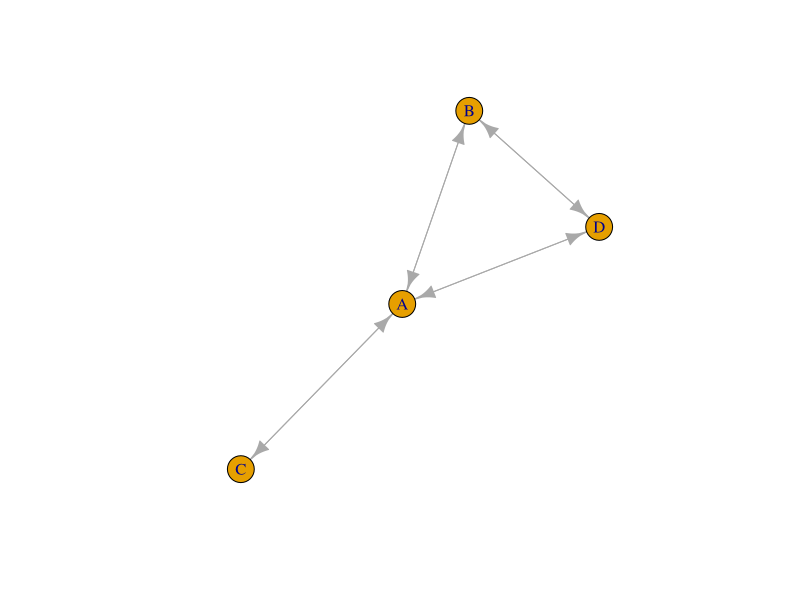
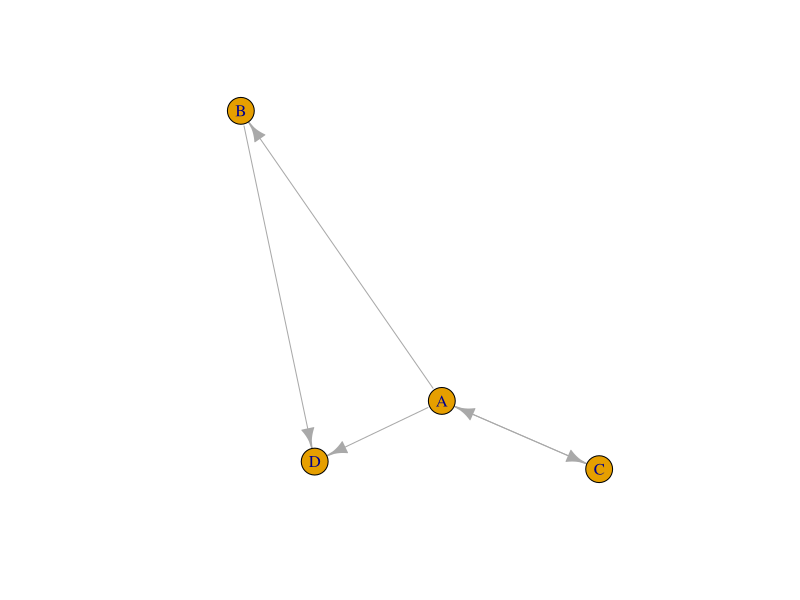
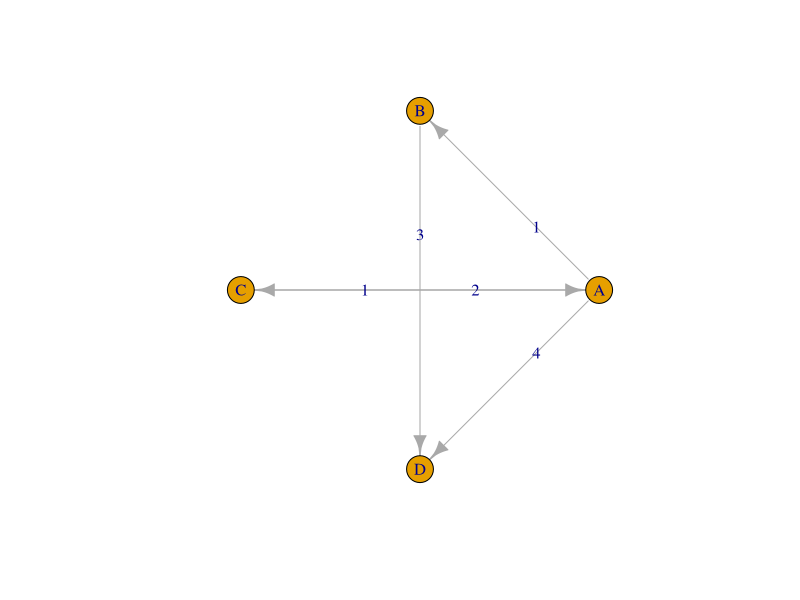
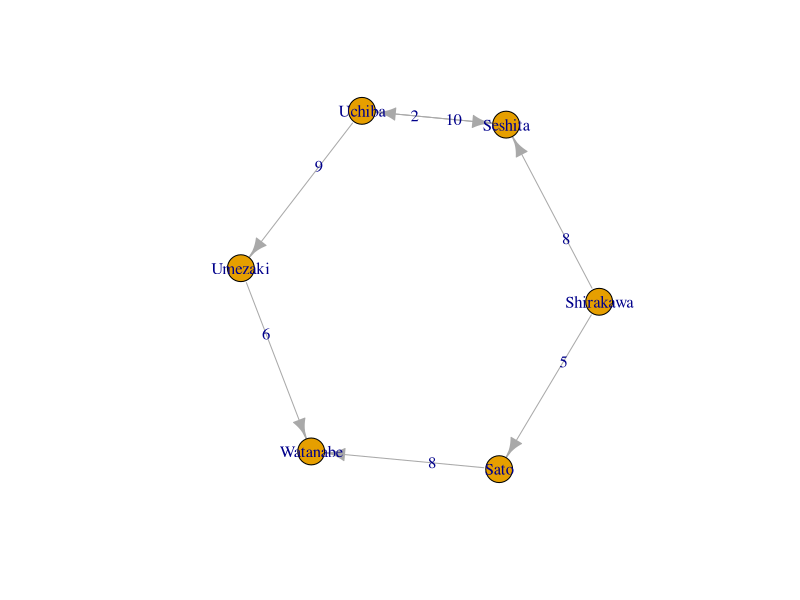

The R source for these figures, in order: (Note: this script raises an error after producing the figures.)
#igraph packageの用意
install.packages("igraph")
library(igraph)

#無向グラフの隣接行列
(test <- matrix(c(0,1,1,1, 1,0,0,1, 1,0,0,0, 1,1,0,0), ncol=4))
colnames(test) <- c("A", "B", "C", "D")
rownames(test) <- c("A", "B", "C", "D")
test

test.g <- graph.adjacency(test, weight=T)
plot(test.g)

#有向グラフの隣接行列
(test <- matrix(c(0,0,1,0, 1,0,0,0, 2,0,0,0, 4,3,0,0), ncol=4))
colnames(test) <- c("A", "B", "C", "D")
rownames(test) <- c("A", "B", "C", "D")
test

test.g <- graph.adjacency(test, weight=T)
plot(test.g)

#グラフを装飾
plot(test.g, layout=layout.circle, edge.label=E(test.g)$weight)

#好感度データの作成
n1 <- c("Seshita", "Uchiba", "Uchiba", "Umezaki", "Sato" ,"Shirakawa", "Shirakawa")
n2 <- c("Uchiba", "Seshita", "Umezaki", "Watanabe", "Watanabe", "Seshita", "Sato")
fav <- c(10,2,9,6,8,8,5)
test2 <- data.frame(n1,n2,fav)
test2

test2.g <- graph.data.frame(test2)
test2.g
plot(test2.g, edge.label=test2[,3])


#実際の例(レミゼラブル　valuesは同じ章の同じ場面に現れた回数)
g <- read.graph("lesmis.gml", format="gml")
g
plot(g,weights=E(g)$values)

#(媒介)中心性 中心性には色々ある　固有ベクトル中心性とか
#あるノードに対して、その他の2点を結ぶ最短経路がどれくらいそのノードを通過しているか
g_bw<-betweenness(g,directed = F,weights = E(g)$value)
g_bw

#スピングラス法によるコミニュティ分析(サブグラフ検出)
#クラスター化と言ってもいい。クラスター度合いはQ値で測る
#Q値クラスタ内の辺密度が高く、クラスタ間の辺密度が低いと、高いQ値!(アイデアは何かと似てるね)
#スピングラス法(別名焼きなまし法)
# Q_0 < Q_1なら採択
# Q_0 > Q_1なら確率exp(\beta|Q_1 - Q_0|)で採択(かつbetaを徐々に大きくする = 温度を低下させる)

g_com<-spinglass.community(g,weights = E(g)$value,spins = 50)
g_com

plot(g,vertex.size=log(50*g_bw+100),
     vertex.color=g_com$membership,
     layout=layout.fruchterman.reingold,
     margin=-0.2)
